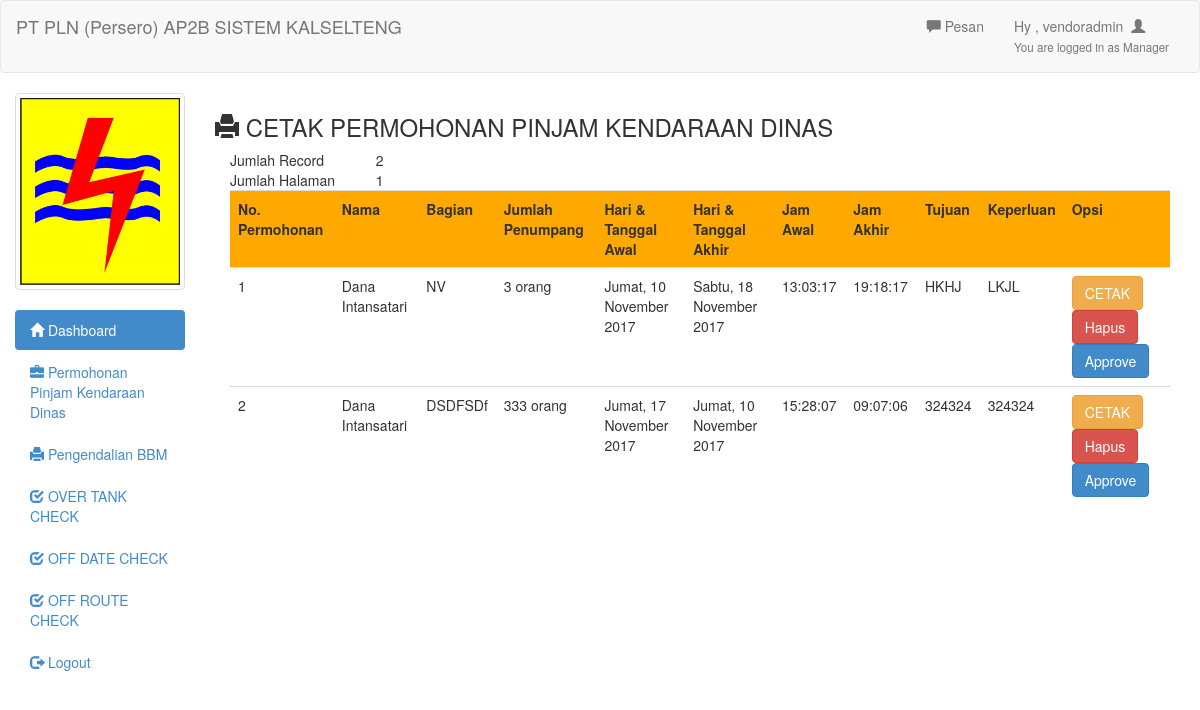
Page /driver/monitor_permohonan.php (signed in) on the committed database.
### tables this page shows
CREATE TABLE `tb_permohonan` (
  `no_permohonan` int(5) NOT NULL,
  `nama` char(50) DEFAULT NULL,
  `bagian` char(50) DEFAULT NULL,
  `jumlah_penumpang` int(11) DEFAULT NULL,
  `hari_tgl` char(50) DEFAULT NULL,
  `hari_tglakhir` char(50) DEFAULT NULL,
  `jam_awal` time DEFAULT NULL,
  `jam_akhir` time DEFAULT NULL,
  `tujuan` char(50) DEFAULT NULL,
  `keperluan` char(75) DEFAULT NULL,
  `tglcetak_permohonan` date DEFAULT NULL,
  `menyetujui` char(50) DEFAULT NULL,
  `mengetahui` char(50) DEFAULT NULL,
  `pemohon` char(50) DEFAULT NULL,
  `no_pol` varchar(9) DEFAULT NULL,
  `driver` char(50) DEFAULT NULL,
  `status` varchar(10) NOT NULL,
  `type` varchar(10) NOT NULL,
  `type2` varchar(10) NOT NULL,
  `end` int(1) NOT NULL
);

### driver/monitor_permohonan.php (the view, shortened to what this page needs)
<?php include 'header3.php';	?>
<h3><span class="glyphicon glyphicon-print"></span>  CETAK PERMOHONAN PINJAM KENDARAAN DINAS</h3>
<?php
$per_hal=10;
$jumlah_record=mysql_query("SELECT COUNT(*) from tb_permohonan ");
$jum=mysql_result($jumlah_record, 0);
$halaman=ceil($jum / $per_hal);
?>
<div class="col-md-12">
	<table class="col-md-2">
		<tr>
			<td>Jumlah Record</td>
			<td><?php echo $jum; ?></td>
		</tr>
		<tr>
			<td>Jumlah Halaman</td>
			<td><?php echo $halaman; ?></td>
		</tr>
	</table>
<br/>
<br/>
<table class="table">
	<tr bgcolor='#FFA800'>
		<th>No. Permohonan</th>
		<th>Nama</th>
		<th>Bagian</th>
		<th>Jumlah Penumpang</th>
		<th>Hari & Tanggal Awal</th>
		<th>Hari & Tanggal Akhir</th>
		<th>Jam Awal</th>
		<th>Jam Akhir</th>
		<th>Tujuan</th>
		<th>Keperluan</th>
		<th>Opsi</th>
	</tr>
	<?php
	$query=mysql_query("SELECT * from tb_permohonan");
	while($b=mysql_fetch_array($query)){
		?>
		<tr>
			<td><?php echo $b['no_permohonan'] ?></td>
			<td><?php echo $b['nama'] ?></td>
			<td><?php echo $b['bagian'] ?></td>
			<td><?php echo $b['jumlah_penumpang'] ?> orang</td>
			<td><?php echo $b['hari_tgl'] ?></td>
			<td><?php echo $b['hari_tglakhir'] ?></td>
			<td><?php echo $b['jam_awal'] ?></td>
			<td><?php echo $b['jam_akhir'] ?></td>
			<td><?php echo $b['tujuan'] ?></td>
			<td><?php echo $b['keperluan'] ?></td>
			<td>
				<a href="print_permohonan.php?no_permohonan=<?php echo $b['no_permohonan']; ?>" class="btn btn-warning">CETAK</a>
				<a onclick="javascript:if(confirm('Apakah anda yakin ingin menghapus data ini ??')){ location.href='hapus_permohonanmon.php?no_permohonan=<?php echo $b['no_permohonan']; ?>&nama=<?php echo $b['nama'] ?>&bagian=<?php echo $b['bagian']; ?>' }" class="btn btn-danger">Hapus</a>
				<a onclick="javascript:if(confirm('Apakah anda yakin ingin approve permohonan ini ??')){ location.href='setuju_permohonan.php?no_permohonan=<?php echo $b['no_permohonan']; ?>' }" class="btn btn-primary">Approve</a>
			</td>
		</tr>
		<?php
	}
	?>
</table>
	<?php include 'footer.php'; ?>

### driver/header3.php (shortened to what this page needs)
<!DOCTYPE html>
<html>
<head>
	<link rel="stylesheet" type="text/css" href="../assets/css/bootstrap.css">
	<link rel="stylesheet" type="text/css" href="../assets/js/jquery-ui/jquery-ui.css">
</head>
<body>
	<div class="navbar navbar-default">
		<div class="container-fluid">
			<div class="navbar-header">
				<a href="http://www.pln.co.id/kalselteng/?p=62" class="navbar-brand">PT PLN (Persero) AP2B SISTEM KALSELTENG</a>
			</div>
			<div class="collapse navbar-collapse">
				<ul class="nav navbar-nav navbar-right">
					<li><a id="pesan_sedia" href="#" data-toggle="modal" data-target="#modalpesan"><span class='glyphicon glyphicon-comment'></span>  Pesan</a></li>
					<li>
						<a class="dropdown-toggle" data-toggle="dropdown" role="button" href="#">Hy , <?php echo @$_SESSION['username']  ?>&nbsp&nbsp<span class="glyphicon glyphicon-user"></span>
							<br/>
							<span style="font-size:smaller;">You are logged in as Manager</span>
						</a>
					</li>
				</ul>
			</div>
		</div>
	</div>
	<div class="col-md-2">
		<div class="row">
			<?php
			$use=$_SESSION['username'];
			$fo=mysql_query("select foto from tb_login where username='$use'");
			while($f=mysql_fetch_array($fo)){
				?>
				<div class="col-xs-6 col-md-12">
					<a class="thumbnail">
						<img class="img-responsive" src="foto/<?php echo $f['foto']; ?>">
					</a>
				</div>
				<?php
			}
			?>
		</div>
		<ul class="nav nav-pills nav-stacked">
			<li class="active"><a href="index3.php"><span class="glyphicon glyphicon-home"></span>  Dashboard</a></li>
			<li><a href="monitor_permohonan.php"><span class="glyphicon glyphicon-briefcase"></span>  Permohonan Pinjam Kendaraan Dinas</a></li>
			<li><a href="monitor_bbm.php"><span class="glyphicon glyphicon-print"></span> Pengendalian BBM</a></li>
			<li><a href="overtank2.php"><span class="glyphicon glyphicon-check"></span> OVER TANK CHECK  </a></li>
			<li><a href=""><span class="glyphicon glyphicon-check"></span> OFF DATE CHECK  </a></li>
			<li><a href=""><span class="glyphicon glyphicon-check"></span> OFF ROUTE CHECK  </a></li>
			<li><a href="logout.php"><span class="glyphicon glyphicon-log-out"></span>  Logout</a></li>
		</ul>
	</div>
	<div class="col-md-10">

### rows in the picture
tb_permohonan: no_permohonan "1", nama "Dana Intansatari", bagian "NV", jumlah_penumpang "3", hari_tgl "Jumat, 10 November 2017", hari_tglakhir "Sabtu, 18 November 2017", jam_awal "13:03:17", jam_akhir "19:18:17", tujuan "HKHJ", keperluan "LKJL"
tb_permohonan: no_permohonan "2", nama "Dana Intansatari", bagian "DSDFSDf", jumlah_penumpang "333", hari_tgl "Jumat, 17 November 2017", hari_tglakhir "Jumat, 10 November 2017", jam_awal "15:28:07", jam_akhir "09:07:06", tujuan "324324", keperluan "324324"

### other values in the picture
$jum "2"
$halaman "1"
